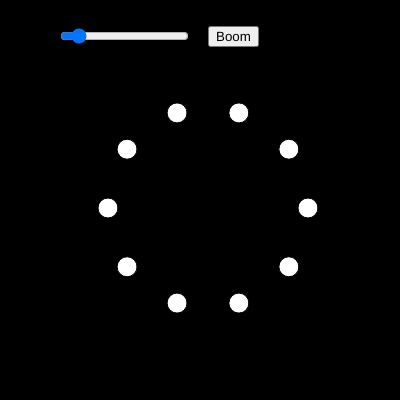
Frame 1 (no input)
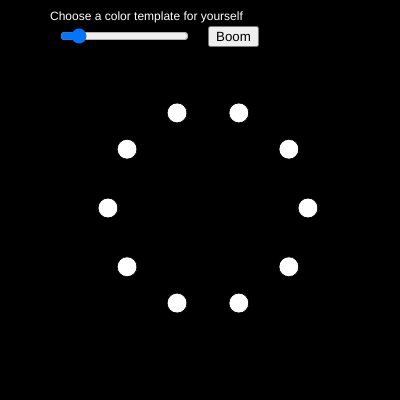
Frame 60 (no input)
Frame 120 (the mouse pressed at the canvas centre since frame 60): identical to frame 60, image omitted

The p5.js sketch that drew these frames (run headless with seeded random() and noise() and a simulated clock; from frame 60 on, the mouse is pressed at the canvas centre):

// p5.js sketch
// ── sketch.js
var elesize=20;
var H;
var S;
var B;
function setup() {
  createCanvas(400,400);
  colorMode(HSB, 360,width,height);
  var myslider = createSlider(0,100,10);
  var myBtn = createButton("Boom");
  myBtn.position(windowWidth/2,windowHeight/16);
  myslider.position(windowWidth/2-150,windowHeight/16);
  myslider.changed(Changeasize);
  myBtn.mouseClicked(ChangeaColor);
  }
  
function draw(){
  background(0);
 
  text('Choose a color template for yourself',50,20);

  for(var i =0; i < 10; i++){
    fill(H+15*i, S+15*i, B+15*i);
 ellipse(cos(map(i, 0,10,0, TWO_PI))*100+windowWidth/2,
  sin(map(i,0,10,0,TWO_PI))*100+windowHeight/2,elesize,elesize
  );
    
  }
}

 function Changeasize(){
   elesize = this.value();
 }
function ChangeaColor(){
  H=random(360);
  S=random(width);
  B=random(height);
}
